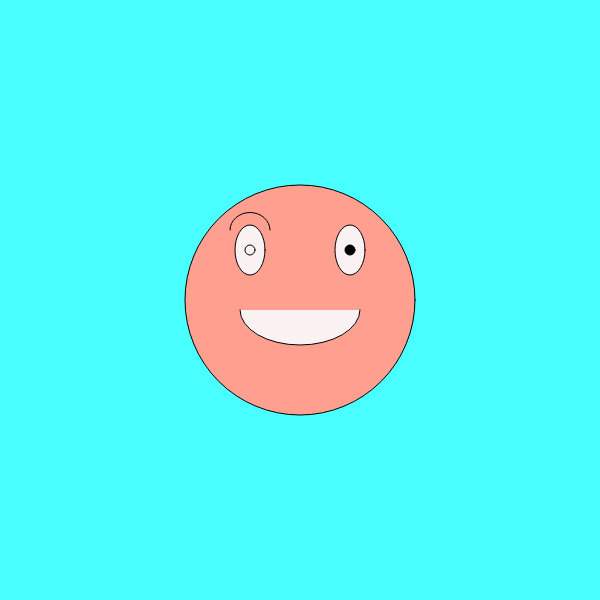
Frame 1 (no input)
Frame 60 (no input): identical to frame 1, image omitted
Frame 120 (the mouse pressed at the canvas centre since frame 60): identical to frame 1, image omitted

The p5.js sketch that drew this single still picture (run headless with seeded random() and noise() and a simulated clock; from frame 60 on, the mouse is pressed at the canvas centre):

// p5.js sketch
// ── sketch.js
function setup() {
  createCanvas(600, 600);//crea un area de dibuix de 600 pixels
  //quadrats, pixels d´ample i 600 pixels d´alçada, canvas és áreas
//de dibuix.setup és la configuracion o caracteristiques del nostre
//codi
}

function draw() {//draw significa dibuixar
  background(73,926,628);//fons de color gris, és de color gris perqué hi ha un numeru entre 0 i 255 i el 0 és negre i el 255 es blanc
fill(255, 159, 143)//fill és omplir de color  el que hi ha a contunicion en aquest cas el·lipse El primer númeru es el nivell de vermellor(R:red). el segon númeru es el nivell de bravor(8.blue).   podem fer 255x255x255 .16.700.800 de colors diferents He de posar  el color de vulgui als ulls i a la cara canviat els 3 numerus, buscat a gogle color RGB
ellipse(300,300,230,230);//es la cara sencera. El primero els 3 numerus,significa la pocision x (horisontal) del  centre de la el·lipse. El segont numeru significa la pocision y (verifyca) del centre de la el·lipse El tercer nemeru significa l´ amplada en pixels i el quart l´aÇada de el·lipsess .Sempre els numerus son pixels contasts de de la contonada superior esquerra, es a dir el punt 0,0 es troba diferent que a matematicas (categoria inferior esquerra)
fill(250, 242, 242)
ellipse(250,250,30,50);// ull deret perque es 350 de x al centre
fill(250, 242, 242)
ellipse(350,250,30,50);//es ell ull esquerr perque es 250 pixels de x del centre
fill(250, 242, 242)
arc(300,310,120,70,0,PI);
  noFill();
arc(250,230,40,35,PI,0);
ellipse(250,250,10,10)
fill(0,0,0)
ellipse(350,250,10,10)
fill(0,0,0)

}
